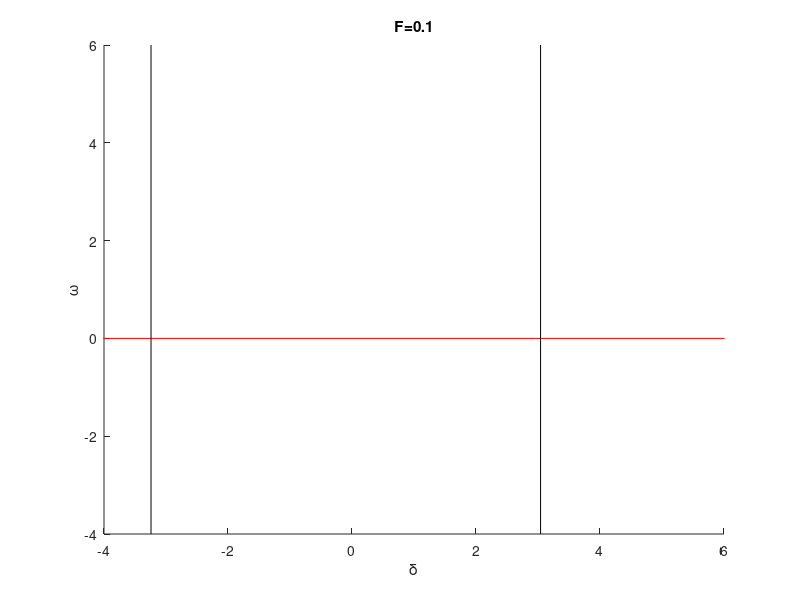

The MATLAB script that drew this image: (Note: this script raises an error after producing the figure.)

% -----------------------------------------------------------------------
% Copyright (c) 2011-2020 by Keyou Wang (wangkeyou@sjtu.edu.cn)
% 
% Description:
%  This program is written to draw the bifurcation of the single
%  machine infinite bus (SMIB) system.
%
%  The parameter space will be illustrated as shown in ref[1] after run this script. 
%  
%  If you are interested in the theory of the program. You are recommanded
%  to read my paper [2] or other books or papers on dynamical systems as
%  follows.
%   
% See reference:
% [1]. 齐琛，汪可友，吴盼，李国杰，虚拟同步机功角稳定的参数空间分析,中国电机工程学报，2019
% [2]. K.Wang, M.L.Crow,The Fokker-Planck Equation for Power System Stability
%       Probability Density Function Evolution,IEEE Transactions on Power Systems, 2013
% [3]. A. A. Andronov, A. A. Vitt, and S. E. Khaikin, Theory of Oscillators.
%       New York: Dover, 1966.


clear all;close all;clc;
global F D deltau1
F=0.5;
D=0.2;

Fpool=[0.1 0.2 0.3 0.4 0.5 0.6 0.7 0.8 0.9 0.95 0.98];

% Fpool=[0.5];
DDcr=[];

for kk=1:length(Fpool)
    F=Fpool(kk);
    
    deltas=asin(F);
    deltau1=pi-asin(F);
    deltau2=pi-asin(F)-2*pi;
    
    Area1=F*(deltau1-deltau2);
    
    % Define initial conditions.
    t0 = 0;
    tfinal = 100;
    
    x0 = [deltau2+1e-5 0+1e-5]';
    
    options = odeset('RelTol',1e-4,'AbsTol',[1e-4 1e-4]);
    
    options = odeset(options,'Events',@myevents_twoevents);
    
    % Simulate the differential equation.
    figure
    title(['F=' num2str(F)])
    hold on
    plot([deltau2-1 25],[0 0],'r')
    plot([deltau1 deltau1],[-4 6],'k')
    plot([deltau2 deltau2],[-4 6],'k')
    xlim([-4 6]);
    xlabel('\delta')
    ylabel('\omega')
        
    xstop=[];
        
    if F<2/pi
        Dapp=F/(4/pi);
        Dpool=linspace(0.98,1.1,100)*Dapp;

    elseif 2/pi<F<0.8
        Dapp=F/(4/pi);
        Dpool=linspace(1,1.5,100)*Dapp;
    elseif 0.8<F<1
        Dapp=F;
        Dpool=linspace(0.8,2,100)*Dapp;        
    end

    for k=1:length(Dpool)
        D=Dpool(k);
        [t,x,te,xe,ie] = ode45(@smib,[t0 tfinal],x0,options);
        % Accumulate output.
        
        xstop=[xstop; xe];
        plot(x(:,1),x(:,2),'k')
        if ~isempty(ie)
            switch ie
                case 1
                case 2
                    break;
                otherwise
            end
        end
    end
    
        
    idx=length(xstop(:,1));
    Dpool(idx:idx+1)
    xstop(end,:)
    
    Dcr=mean(Dpool(idx:idx+1));
    
    DDcr=[DDcr Dcr];
    
end

figure

plot(DDcr, Fpool,'o');hold on;
dd=linspace(0, 1.1, 100);
ff=interp1(DDcr,Fpool,dd,'spline');
plot(dd,ff)
plot([0 1.2],[1 1],'k')
ddd=linspace(0, 2/pi, 100);

xlim([0 1.1]);
ylim([0 1.1]);
xlabel('D');

ylabel('P_m/P_{max}');
legend('numerical points','interplated points', 'limit','appro line')

csvwrite('D_F_plot.csv',[DDcr;Fpool]')
 
figure

plot([0 1.2],[1 1],'k','LineWidth',2);hold on;
plot(dd,ff,'k','LineWidth',2)
plot(ddd,ddd*4/pi,'k:','LineWidth',2);
xlim([0 1.1]);
ylim([0 1.2]);
% xlabel('D^\prime');
xlabel('D');
ylabel('F');
text(0.7, 0.4, '\fontsize{16} Region I')
text(0.3, 0.8, '\fontsize{16} Region II')
text(0.5, 1.1, '\fontsize{16} Region III')
% text(0.65, 0.7, '\fontsize{16} F_1(D^\prime)')
text(0.65, 0.7, '\fontsize{16} F_1(D)')



